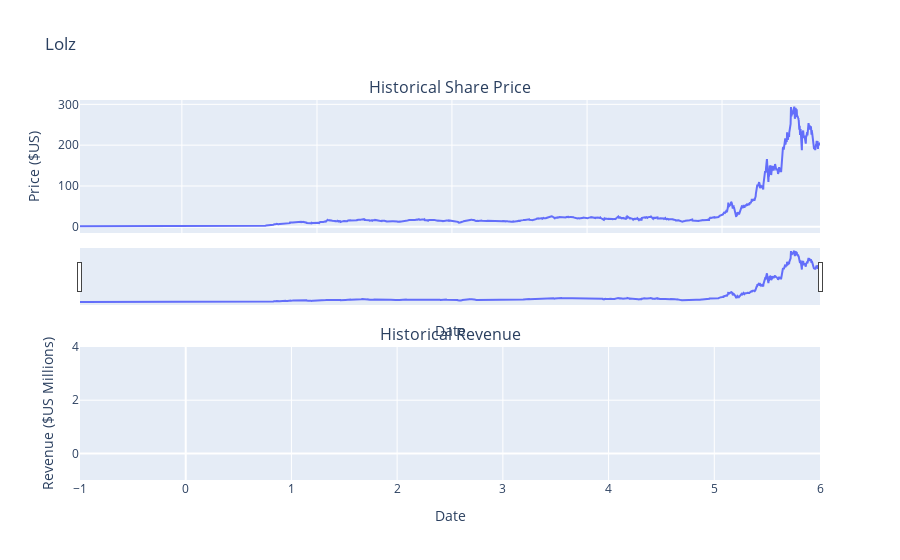

The notebook cell this image was saved under:
### Markdown cell above
<details><summary>Hint</summary>

```

You just need to invoke the make_graph function with the required parameter to print the graphs.The structure to call the `make_graph` function is `make_graph(tesla_data, tesla_revenue, 'Tesla')`.

```
    
</details>

### Code cell
graph = make_graph(tesla_data, tesla_revenue, 'Lolz')

### Figure 1 — Plotly figure (JSON) as saved in the notebook; plotly's stock layout.template omitted (floating-point values rounded to 4 significant figures; data arrays with more than 128 entries replaced by an {"elided": "..."} marker saying what was removed)
{"data": [{"name": "Share Price", "type": "scatter", "x": {"elided": "2759 str values"}, "xaxis": "x", "y": {"elided": "2759 float values"}, "yaxis": "y"}, {"name": "Revenue", "type": "scatter", "x": [], "xaxis": "x2", "y": [], "yaxis": "y2"}], "layout": {"annotations": [{"font": {"size": 16}, "showarrow": false, "text": "Historical Share Price", "x": 0.5, "xanchor": "center", "xref": "paper", "y": 1.0, "yanchor": "bottom", "yref": "paper"}, {"font": {"size": 16}, "showarrow": false, "text": "Historical Revenue", "x": 0.5, "xanchor": "center", "xref": "paper", "y": 0.35, "yanchor": "bottom", "yref": "paper"}], "autosize": true, "showlegend": false, "title": {"text": "Lolz"}, "xaxis": {"anchor": "y", "autorange": true, "domain": [0, 1], "matches": "x2", "range": ["2010-06-29", "2021-06-14"], "rangeslider": {"autorange": true, "range": ["2010-06-29", "2021-06-14"], "visible": true, "yaxis": {"_template": null, "rangemode": "match"}}, "showticklabels": false, "title": {"text": "Date"}, "type": "date"}, "xaxis2": {"anchor": "y2", "autorange": true, "domain": [0, 1], "range": [-1, 6], "title": {"text": "Date"}}, "yaxis": {"anchor": "x", "autorange": true, "domain": [0.65, 1.0], "range": [-15.24, 310.7], "title": {"text": "Price ($US)"}, "type": "linear"}, "yaxis2": {"anchor": "x2", "autorange": true, "domain": [0, 0.35], "range": [-1, 4], "title": {"text": "Revenue ($US Millions)"}}}}
